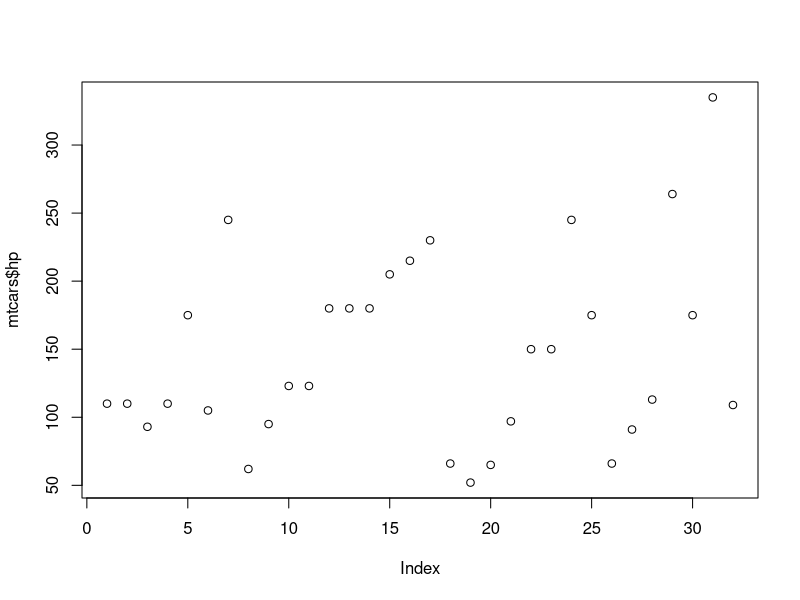
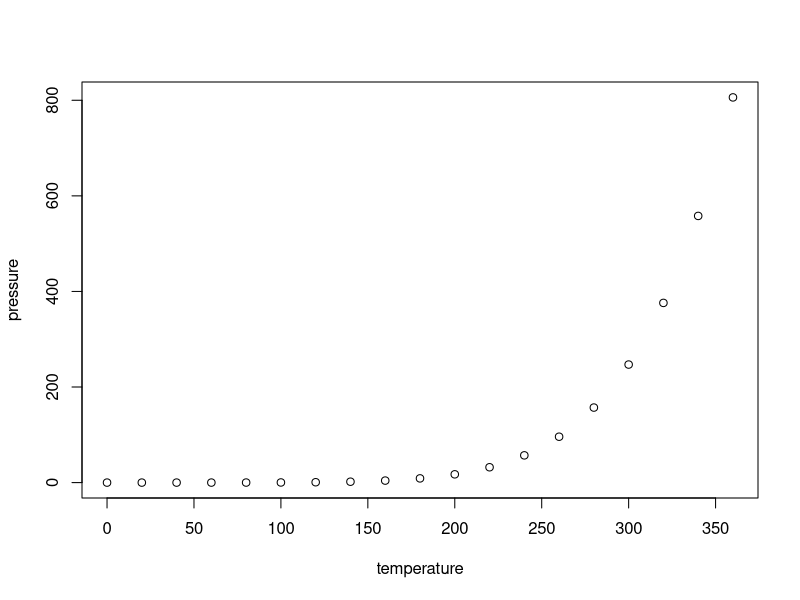

Recreate these plots in R, in order.
## ---- chunk 1
knitr::opts_chunk$set(echo = TRUE)
## ---- chunk 2
summary(cars)
plot(mtcars$hp)
## ---- chunk 3
plot(pressure)
